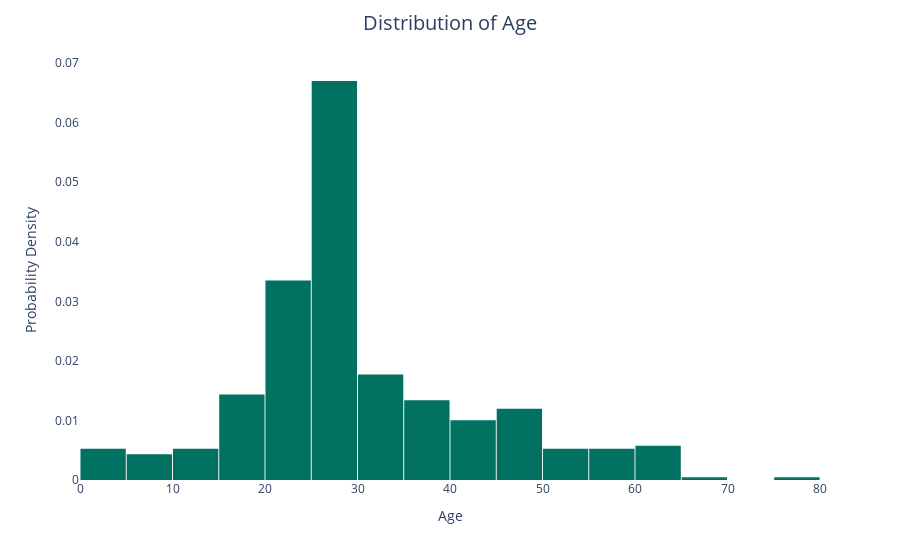

Notebook source saved alongside this figure:
### Code cell
fig_age = px.histogram(df, x='Age', nbins=30, histnorm='probability density')
fig_age.update_traces(marker=dict(color='#017161'), selector=dict(type='histogram'))
fig_age.update_layout(title='Distribution of Age', title_x=0.5, title_pad=dict(t=20), title_font=dict(size=20), xaxis_title='Age', yaxis_title='Probability Density', xaxis=dict(showgrid=False), yaxis=dict(showgrid=False), bargap=0.02, plot_bgcolor = 'white')
fig_age.show()

### Figure 1 — Plotly figure (JSON) as saved in the notebook; plotly's stock layout.template omitted (floating-point values rounded to 4 significant figures; data arrays with more than 128 entries replaced by an {"elided": "..."} marker saying what was removed)
{"data": [{"alignmentgroup": "True", "bingroup": "x", "histnorm": "probability density", "hovertemplate": "Age=%{x}<br>probability density=%{y}<extra></extra>", "legendgroup": "", "marker": {"color": "#017161", "pattern": {"shape": ""}}, "name": "", "nbinsx": 30, "offsetgroup": "", "orientation": "v", "showlegend": false, "type": "histogram", "x": {"elided": "418 float values"}, "xaxis": "x", "yaxis": "y"}], "layout": {"bargap": 0.02, "barmode": "relative", "legend": {"tracegroupgap": 0}, "margin": {"t": 60}, "plot_bgcolor": "white", "title": {"font": {"size": 20}, "pad": {"t": 20}, "text": "Distribution of Age", "x": 0.5}, "xaxis": {"anchor": "y", "domain": [0, 1], "showgrid": false, "title": {"text": "Age"}}, "yaxis": {"anchor": "x", "domain": [0, 1], "showgrid": false, "title": {"text": "Probability Density"}}}}
